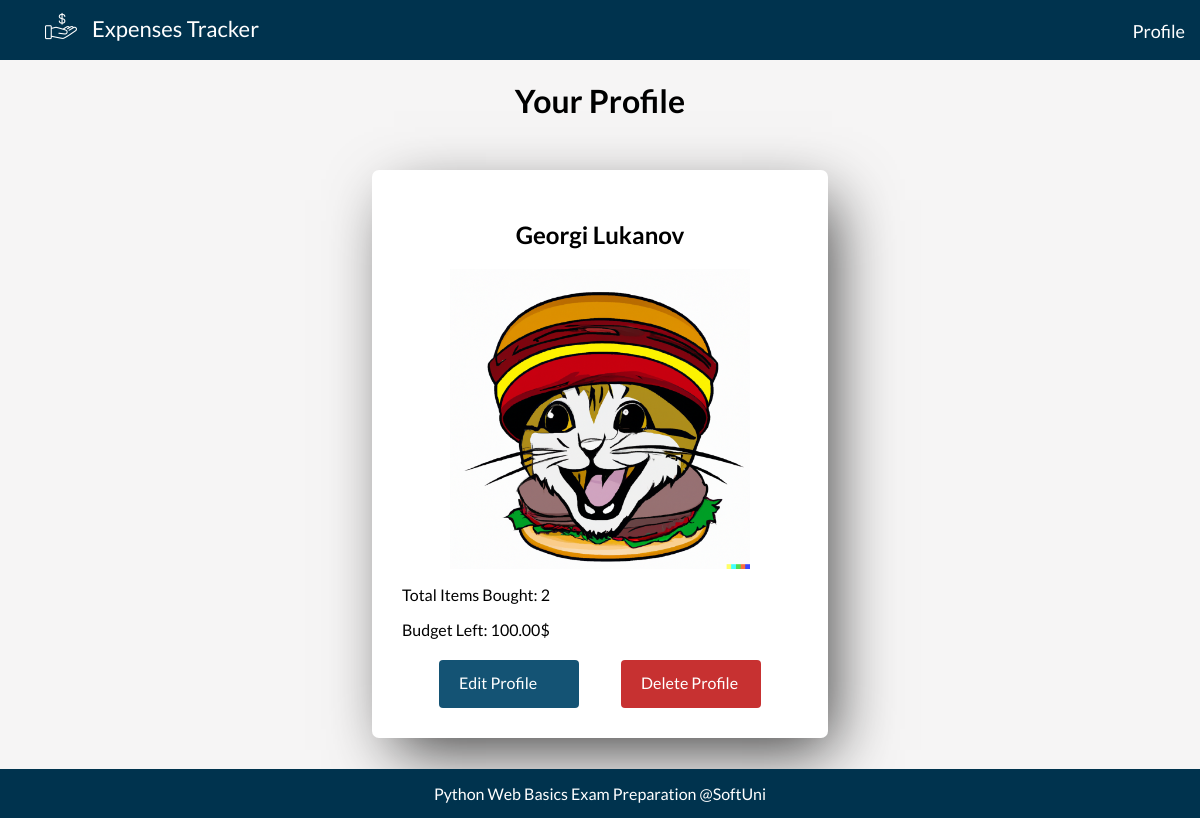
Before: /profile/ with the older database file.
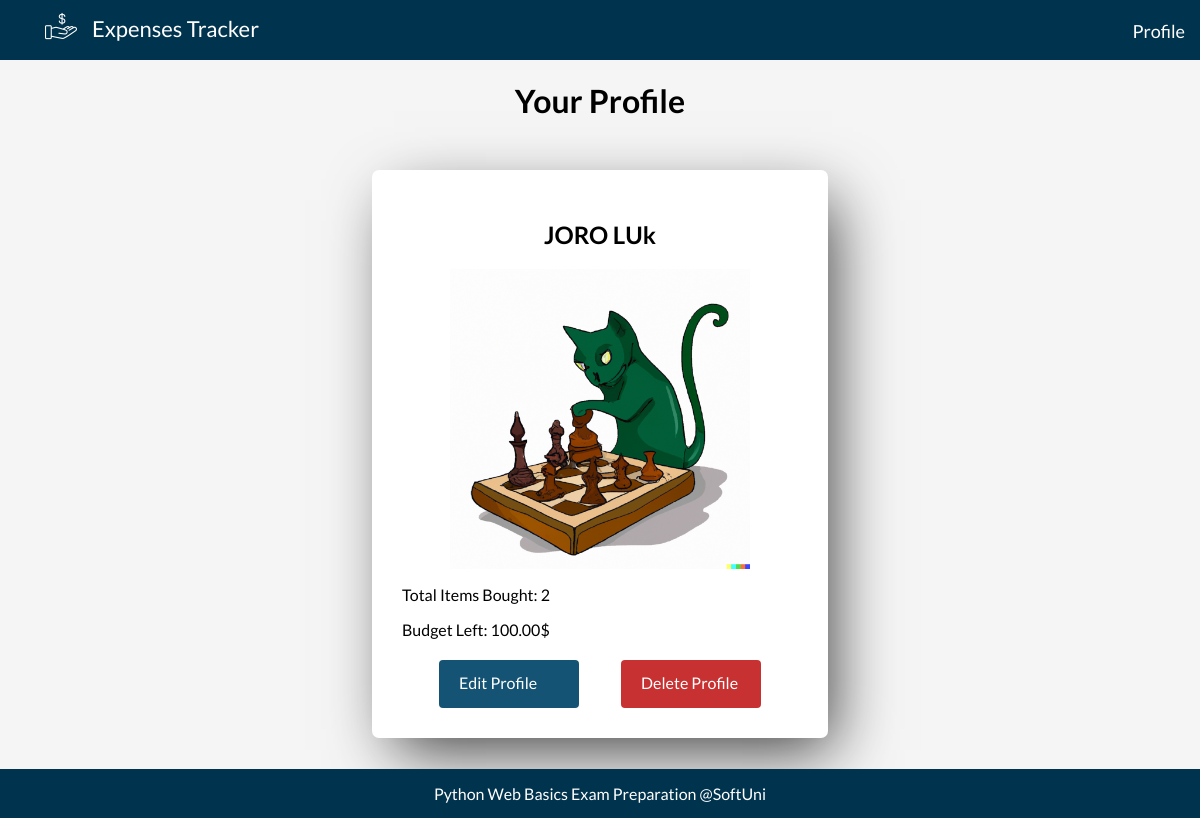
After: the same page with the newer database file.
### Expenses_App/my_web/models.py (models this page shows, shortened)
class Profile(models.Model):
    FIRST_NAME_MAX_LEN = 15
    FIRST_NAME_MIN_LEN = 2
    FIRST_NAME_MIN_LEN_MSG_ERROR = 'First name must be at least 2 chars!'
    LAST_NAME_MAX_LEN = 15
    LAST_NAME_MIN_LEN = 2
    LAST_NAME_MIN_LEN_MSG_ERROR = 'First name must be at least 2 chars!'
    profile_image = models.ImageField(
        upload_to='images',
        validators=(
            validate_file_size_5mb,
        ),
        blank=False,
        null=False,
    )
    first_name = models.CharField(
        max_length=FIRST_NAME_MAX_LEN,
        validators=(
            validators.MinLengthValidator(FIRST_NAME_MIN_LEN, FIRST_NAME_MIN_LEN_MSG_ERROR),
            validate_only_letters,
        )
    )
    last_name = models.CharField(
        max_length=LAST_NAME_MAX_LEN,
        validators=(
            validators.MinLengthValidator(LAST_NAME_MIN_LEN, LAST_NAME_MIN_LEN_MSG_ERROR),
            validate_only_letters,
        )
    )
    budget = models.FloatField(
        default=0,
        validators=(validate_budget,),
    )

### Expenses_App/my_web/views.py (the view)
# urls.py: path('', profile_details, name='profile-details'),
def profile_details(request):
    profile = Profile.objects.first()
    expenses = Expense.objects.all()
    context = {
        'profile': profile,
        'expenses': expenses,
    }
    return render(
        request,
        'profile/profile.html',
        context,
    )

### templates/profile/profile.html
{% extends 'base.html' %}
{% load static %}
{% block content %}
    <div class="body">
        <h1>Your Profile</h1>
        <div class="expenses-container">
            <div class="expense-container">
                <h2>{{ profile.first_name }} {{ profile.last_name }}</h2>
                {% if not profile.profile_image %}
                    <img src="{% static 'images/user.png' %}" alt="profile pic">
                {% else %}
                    <img src="{{ profile.profile_image.url }}" alt="profile pic">
                {% endif %}
                <p>Total Items Bought: 2</p>
                <p>Budget Left: 100.00$</p>
                <div class="right">
                    <a class="button edit" href="{% url 'edit-profile' %}">Edit Profile</a>
                    <a class="button delete" href="{% url 'delete-profile' %}">Delete Profile</a>
                </div>
            </div>
        </div>
    </div>
{% endblock %}

Changed rows visible on the page:
changed Profile: first_name "Georgi" → "JORO"; last_name "Lukanov" → "LUk"; profile_image: a different picture
